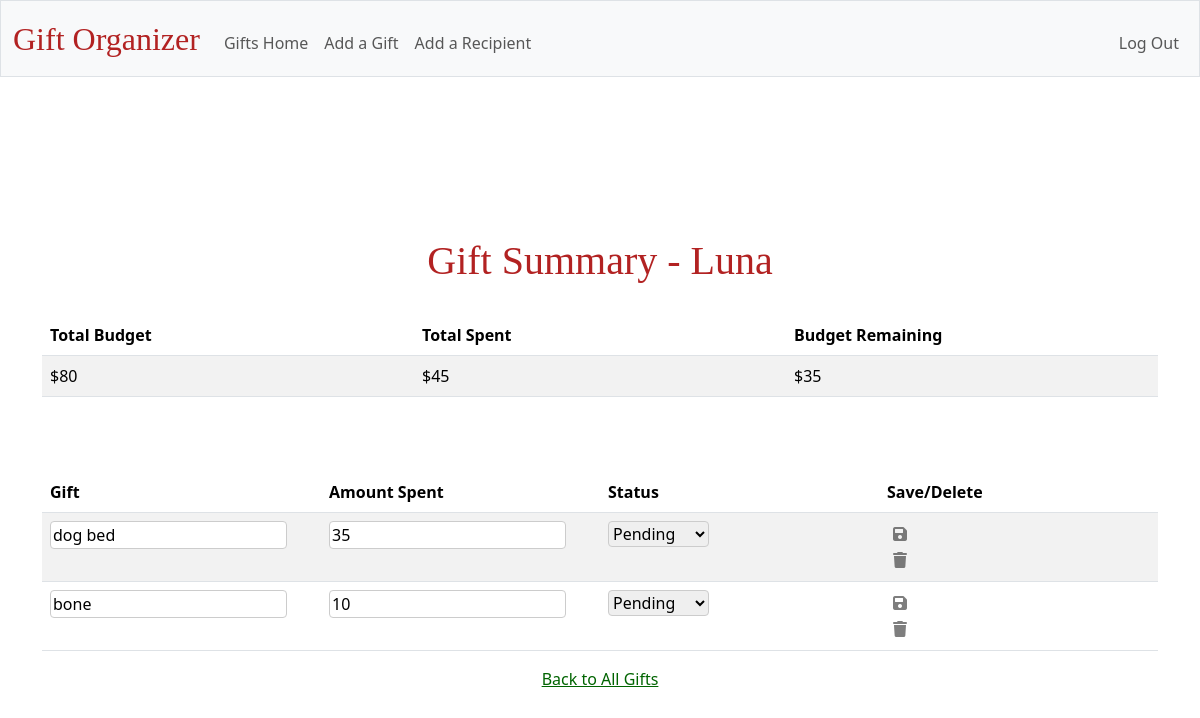
Page /recipient_summary/1 (signed in) on the committed database.
### tables this page shows
CREATE TABLE "recipients" (
    id INTEGER PRIMARY KEY AUTOINCREMENT,
    name TEXT NOT NULL,
    budget NUMERIC,
    user_id INTEGER NOT NULL,
    FOREIGN KEY (user_id) REFERENCES users (id)
);

CREATE TABLE gifts (
    id INTEGER PRIMARY KEY AUTOINCREMENT,
    recipient_id INTEGER NOT NULL,
    gift_name TEXT NOT NULL,
    amount_spent NUMERIC,
    status TEXT,
    user_id INTEGER NOT NULL,
    FOREIGN KEY (recipient_id) REFERENCES recipients (id)
);

### app.py (the view)
@app.route("/recipient_summary/<int:recipient_id>", methods=['GET', 'POST'])
def recipient_summary(recipient_id):
    user_id = session["user_id"]  # Ensure the user_id is obtained correctly
    query_recipient = """
    SELECT
        id, name, budget
    FROM
        recipients
    WHERE
        id = ? AND user_id = ?;
    """
    recipient = db.execute(query_recipient, recipient_id, user_id)
    if not recipient:
        return "Recipient not found", 404
    print("Recipient found:", recipient)
    recipient = recipient[0]  # This is a dictionary
    recipient_name = recipient["name"]
    overall_budget = recipient["budget"]
    recipient_id = recipient["id"]
    query_gifts = """
    SELECT
        id, gift_name, amount_spent, status
    FROM
        gifts
    WHERE
        recipient_id = ? AND user_id = ?;
    """
    gifts = db.execute(query_gifts, recipient_id, user_id)
    total_spent = sum(gift['amount_spent'] for gift in gifts)
    remaining_budget = overall_budget - total_spent
    if request.method == "POST":
        print("POST request received - flashing message")
        flash("Changes saved!", "primary")
        return redirect(url_for("recipient_summary", recipient_id=recipient_id))
    return render_template(
        "recipient_summary.html",
        recipient_name=recipient_name,
        gifts=gifts,
        total_spent=total_spent,
        remaining_budget=remaining_budget,
        budget=overall_budget,
    )

### templates/recipient_summary.html (shortened to what this page needs)
{% extends "layout.html" %}
{% block main %}
<main class="container py-5 text-center"></main>
<h1 class="main-header">Gift Summary - {{ recipient_name }}</h1>
<table class="table table-striped" style="margin-bottom: 75px;">
    <thead>
        <tr>
            <th class="text-start">Total Budget</th>
            <th class="text-start">Total Spent</th>
            <th class="text-start">Budget Remaining</th>
        </tr>
    </thead>
    <tbody>
        <tr>
            <td class="text-start">${{ budget }}</td>
            <td class="text-start">${{ total_spent }}</td>
            <td class="text-start">${{ remaining_budget }}</td>
        </tr>
    </tbody>
</table>
<table class="table table-striped">
    <thead>
        <tr>
            <th class="text-start">Gift</th>
            <th class="text-start">Amount Spent</th>
            <th class="text-start">Status</th>
            <th class="text-start">Save/Delete</th>
        </tr>
    </thead>
    <tbody>
        {% for gift in gifts %}
        <tr id="gift-row-{{ gift.id }}">
                <td style="text-align: left;">
                    <input type="text" name="gift_name" class="gift_name" value="{{ gift.gift_name }}" data-gift-id="{{ gift.id }}"
                    />
                </td>
                <td style="text-align: left;">
                    <input type="number" name="amount_spent class="amount_spent" value="{{ gift.amount_spent }}" data-gift-id="{{ gift.id }}"
                    />
                </td>
                <td style="text-align: left;">
                    <select name="status" class="status" data-gift-id="{{ gift.id }}">
                        <option value="Pending" {% if gift.status == "Pending" %}selected{% endif %}>Pending</option>
                    </select>
                </td>
            <td style="text-align: left;">
                <button type="button" class="action-button" onclick="saveChanges({{ gift.id }})"><i class="fas fa-save"></i></button>
                    <form action="/delete_gift" method="POST" onsubmit="return confirm('Are you sure you want to delete this gift?');">
                        <button type="submit" class="action-button">
                            <i class="fas fa-trash"></i>
                        </button>
                    </form>
            </td>
        </tr>
        {% endfor %}
    </tbody>
</table>
<a href="/">Back to All Gifts</a>
{% endblock %}

### static/styles.css (style rules this page uses)
.action-button { outline: none; border: none; background: none; color: "#7a7a7a"; }
.action-button i { filter: grayscale(100%); transition: filter 0.2s ease; opacity: 0.5; transition: opacity 0.2s ease; }
h1, h2, h4 { font-family: 'EB Garamond', serif; margin-bottom: 2px; color: #B22222; }
a { color: #006400; }
.main-header { font-size: 2.5em; margin-bottom: 30px; }
table { width: 60%; margin: 0 auto; table-layout: fixed; border-spacing: 10px; }
input, select { box-sizing: border-box; border: 1px solid #ccc; border-radius: 4px; }

### rows in the picture
recipients: name "Luna"
gifts: gift_name "dog bed", amount_spent "35", status "Pending"
gifts: gift_name "bone", amount_spent "10", status "Pending"

### other values in the picture
{{ budget }} "80"
{{ total_spent }} "45"
{{ remaining_budget }} "35"
